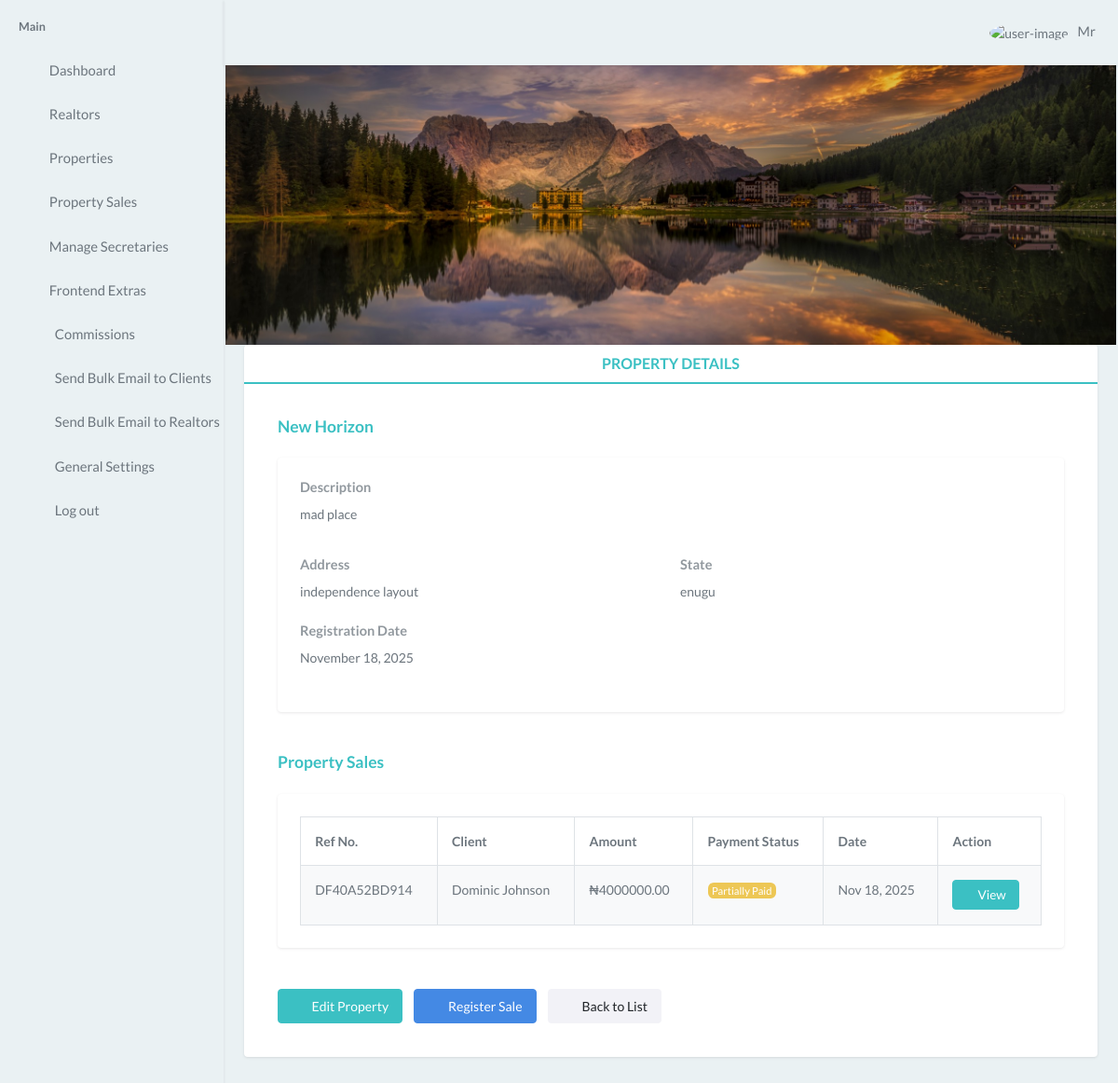
The app's page /user/properties/1/ (signed in), older data.
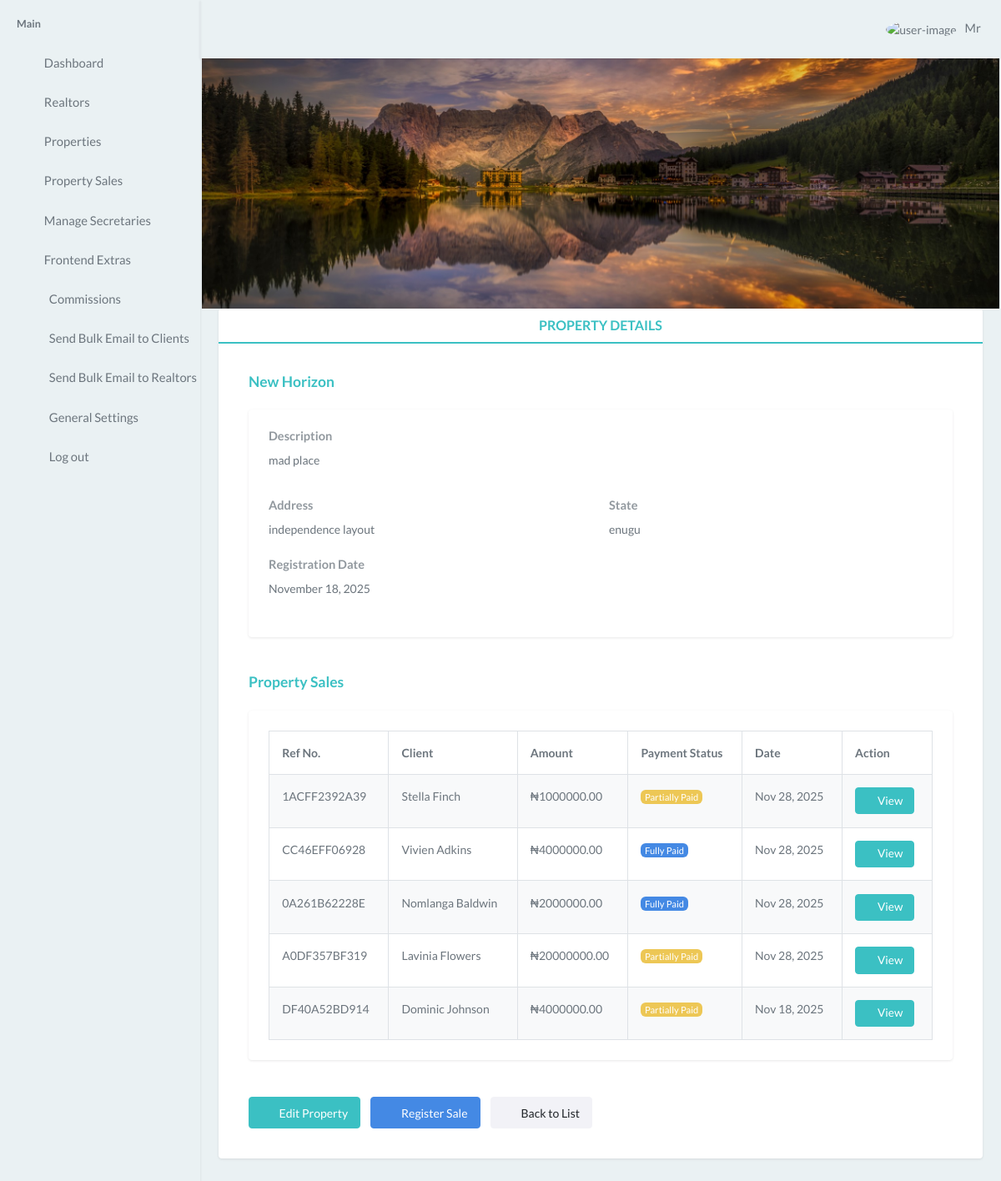
The same page, newer data.
### tripled/models.py (models this page shows, shortened)
class PropertySale(models.Model):
    PROPERTY_TYPE_CHOICES = [
        ('building', 'Building Property'),
        ('land', 'Land'),
    ]
    PAYMENT_PLAN_CHOICES = [
        ('outright', 'Outright Purchase'),
        ('3_months', '3 Months Plan'),
        ('6_months', '6 Months Plan'),
    ]
    MARITAL_STATUS_CHOICES = [
        ('single', 'Single'),
        ('married', 'Married'),
        ('divorced', 'Divorced'),
        ('widowed', 'Widowed'),
    ]
    ID_TYPE_CHOICES = [
        ('national_id', 'National ID'),
        ('intl_passport', 'International Passport'),
        ('drivers_license', 'Driver\'s License'),
        ('voters_card', 'Voter\'s Card'),
    ]
    reference_number = models.CharField(max_length=12, unique=True, editable=False, blank=True)
    description = models.TextField(max_length=255)
    property_type = models.CharField(max_length=10, choices=PROPERTY_TYPE_CHOICES)
    property_item = models.ForeignKey(Property, on_delete=models.CASCADE, related_name='sales')  # Renamed from 'property'
    quantity = models.PositiveIntegerField(help_text="Number of plots or buildings")
    client_name = models.CharField(max_length=255, blank=True, null=True)
    client_address = models.TextField( blank=True, null=True)
    client_phone = models.CharField(max_length=20, blank=True, null=True)
    client_email = models.EmailField(max_length=255, blank=True, null=True)
    client_picture = models.ImageField(upload_to='client_pictures/', blank=True, null=True, )
    marital_status = models.CharField(max_length=10, choices=MARITAL_STATUS_CHOICES, default='single')
    spouse_name = models.CharField(max_length=255, blank=True, null=True)
    spouse_phone = models.CharField(max_length=20, blank=True, null=True)
    id_type = models.CharField(max_length=15, choices=ID_TYPE_CHOICES, blank=True, null=True)
    id_number = models.CharField(max_length=50, blank=True, null=True)
    plot_development_start_date = models.DateField(blank=True, null=True)
    plot_development_expiry_date = models.DateField(blank=True, null=True)
    is_developed = models.BooleanField(default=False, help_text="Mark as True when client has developed the property")
    lga_of_origin = models.CharField(max_length=100, blank=True, null=True)
    town_of_origin = models.CharField(max_length=100, blank=True, null=True)
    state_of_origin = models.CharField(max_length=100, blank=True, null=True)
    bank_name = models.CharField(max_length=255, blank=True, null=True)
    account_number = models.CharField(max_length=20, blank=True, null=True)
    account_name = models.CharField(max_length=255, blank=True, null=True)
    next_of_kin_name = models.CharField(max_length=255, blank=True, null=True)
    next_of_kin_address = models.TextField( blank=True, null=True)
    next_of_kin_phone = models.CharField(max_length=20, blank=True, null=True)
    original_price = models.DecimalField(max_digits=12, decimal_places=2)
    selling_price = models.DecimalField(max_digits=12, decimal_places=2)
    amount_paid = models.DecimalField(max_digits=12, decimal_places=2, default=0)
    discount = models.DecimalField(max_digits=12, decimal_places=2, default=0)
    payment_plan = models.CharField(max_length=10, choices=PAYMENT_PLAN_CHOICES, default='outright')
    realtor = models.ForeignKey(Realtor, on_delete=models.CASCADE, related_name='sales')
    realtor_commission_percentage = models.DecimalField(max_digits=5, decimal_places=2, default=0)
    sponsor_commission_percentage = models.DecimalField(max_digits=5, decimal_places=2, default=0)
    upline_commission_percentage = models.DecimalField(max_digits=5, decimal_places=2, default=0)
    created_by = models.ForeignKey('User', on_delete=models.SET_NULL, null=True, blank=True, related_name='created_property_sales', verbose_name='Created By')
    created_at = models.DateTimeField(auto_now_add=True)
    updated_at = models.DateTimeField(auto_now=True)

### tripled/views.py (the view)
# urls.py: path('user/properties/<int:property_id>/', views.property_detail, name='property_detail'),
@login_required
@admin_required
def property_detail(request, property_id):
    property = get_object_or_404(Property, id=property_id)
    sales = PropertySale.objects.filter(property_item=property).order_by("-created_at")
    context = {"property": property, "sales": sales}
    return render(request, "user/property_detail.html", context)

### tripled/helper.py (called while the page is built, shortened)
def admin_required(view_func):
    @wraps(view_func)
    def wrapper(request, *args, **kwargs):
        if not request.user.is_authenticated:
            messages.error(request, 'Please log in to access this page.')
            return redirect('signin')
        if request.user.is_superuser or request.user.is_staff:
            return view_func(request, *args, **kwargs)
    return wrapper

### tripled/templates/user/property_detail.html (shortened to what the changed rows need)
{% extends "user/base.html" %}
{% block body %}
    <div class="content-page">
        <div class="content">
            <div class="container-fluid">
                <div class="row">
                    <div class="col-sm-12">
                        <div class="card p-0">
                            <div class="card-body p-0">
                                <div class="profile-content">
                                    <div class="m-0 p-4">
                                        <div id="property-details" class="tab-pane active">
                                            <div class="user-profile-content">
                                                <div class="row">
                                                    <div class="col-md-12">
                                                        <div class="card">
                                                            <div class="card-body">
                                                                <div class="table-responsive">
                                                                    <table class="table table-bordered table-striped mb-0">
                                                                        <thead>
                                                                            <tr>
                                                                                <th>Ref No.</th>
                                                                                <th>Client</th>
                                                                                <th>Amount</th>
                                                                                <th>Payment Status</th>
                                                                                <th>Date</th>
                                                                                <th>Action</th>
                                                                            </tr>
                                                                        </thead>
                                                                        <tbody>
                                                                            {% for sale in sales %}
                                                                            <tr>
                                                                                <td>{{ sale.reference_number }}</td>
                                                                                <td>{{ sale.client_name }}</td>
                                                                                <td>₦{{ sale.selling_price }}</td>
                                                                                <td>
                                                                                    {% if sale.amount_paid == sale.selling_price %}
                                                                                        <span class="badge bg-success">Fully Paid</span>
                                                                                    {% elif sale.amount_paid > 0 %}
                                                                                        <span class="badge bg-warning">Partially Paid</span>
                                                                                    {% else %}
                                                                                        <span class="badge bg-danger">Not Paid</span>
                                                                                    {% endif %}
                                                                                </td>
                                                                                <td>{{ sale.created_at|date:"M d, Y" }}</td>
                                                                                <td>
                                                                                    <a href="{% url 'property_sale_detail' id=sale.id %}" class="btn btn-primary btn-sm">
                                                                                        <i class="ri-eye-line"></i> View
                                                                                    </a>
                                                                                </td>
                                                                            </tr>
                                                                            {% empty %}
                                                                            <tr>
                                                                                <td colspan="6" class="text-center">No sales recorded for this property yet.</td>
                                                                            </tr>
                                                                            {% endfor %}
                                                                        </tbody>
                                                                    </table>
                                                                </div>
                                                            </div>
                                                        </div>
                                                    </div>
                                                </div>
                                            </div>
                                        </div>
                                    </div>
                                </div>
                            </div>
                        </div>
                    </div>
                </div>
            </div>
        </div>
    </div>
{% endblock body %}

Row changes from the older to the newer data that the page shows:
added PropertySale: reference_number "1ACFF2392A39", client_name "Stella Finch", selling_price "1000000.00", amount_paid "Partially Paid", created_at "Nov 28, 2025"
added PropertySale: reference_number "CC46EFF06928", client_name "Vivien Adkins", selling_price "4000000.00", amount_paid "Fully Paid", created_at "Nov 28, 2025"
added PropertySale: reference_number "0A261B62228E", client_name "Nomlanga Baldwin", selling_price "2000000.00", amount_paid "Fully Paid", created_at "Nov 28, 2025"
added PropertySale: reference_number "A0DF357BF319", client_name "Lavinia Flowers", selling_price "20000000.00", amount_paid "Partially Paid", created_at "Nov 28, 2025"
